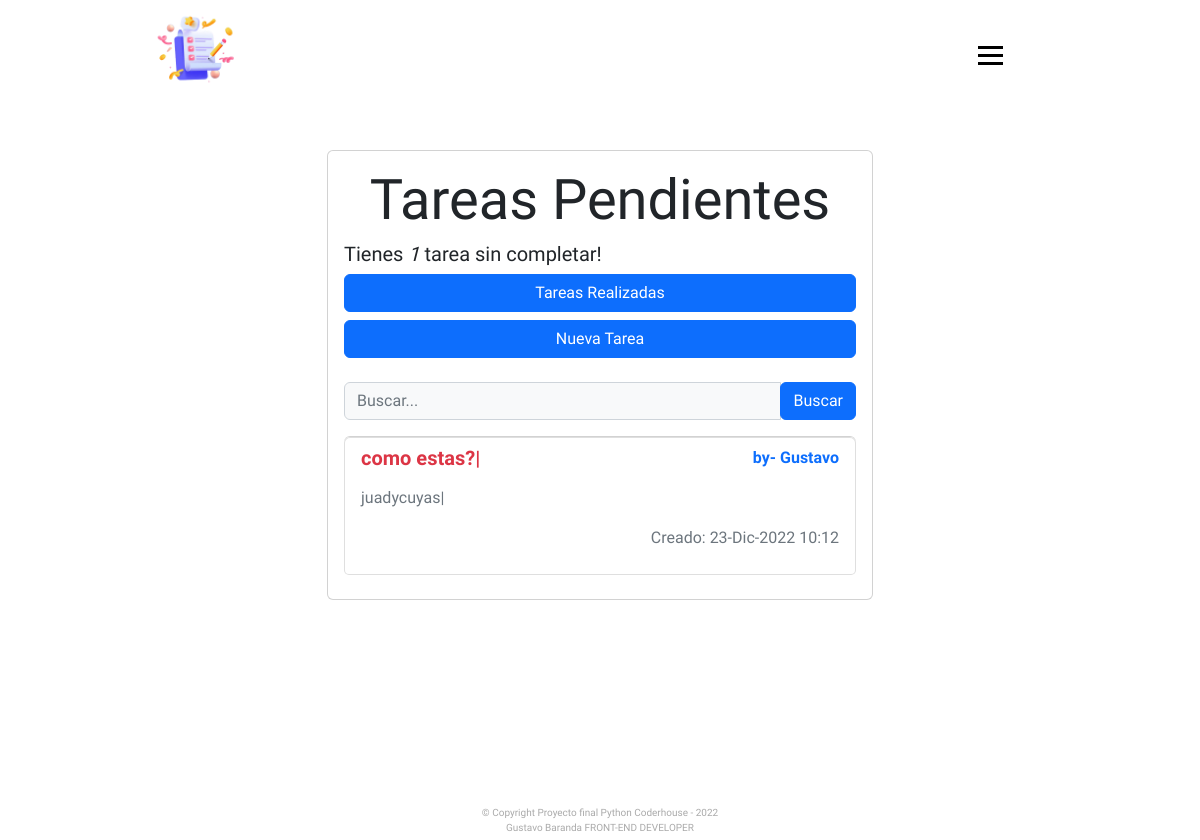
/tasks/ (signed in), run on an earlier commit of the app's database.
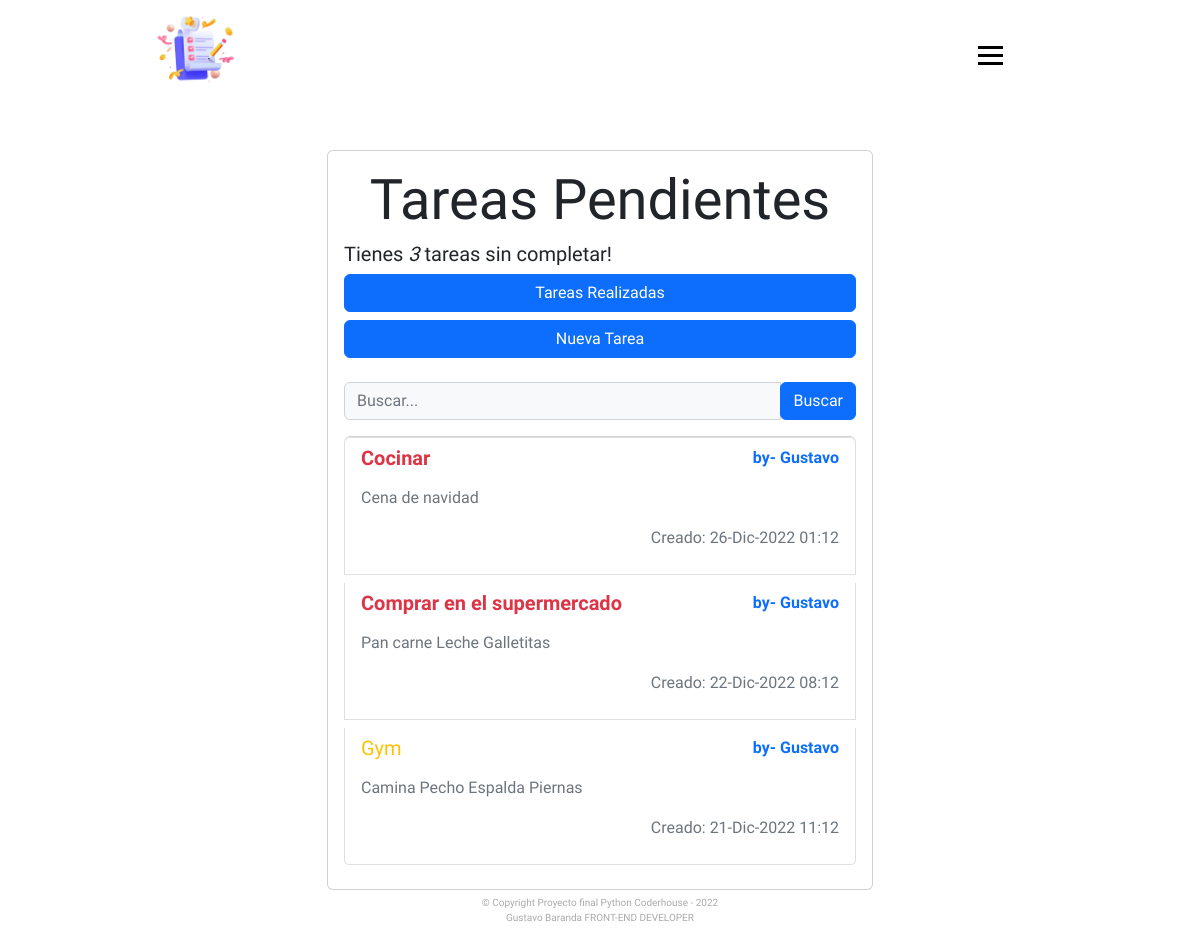
And on a later commit of the database.
### App/models.py (models this page shows, shortened)
class Tasks(models.Model):
    title = models.CharField( max_length = 100 )
    description = models.TextField( blank = True )
    created = models.DateTimeField( auto_now_add = True )
    datecompleted = models.DateTimeField( null = True, blank = True )
    important = models.BooleanField( default = True )
    user = models.ForeignKey( User, on_delete = models.CASCADE )

### App/views.py (the view)
# urls.py: path('tasks/', tasks, name='tasks'),
@login_required
def tasks(request):
    search_input = request.POST.get('buscar')
    tasks = Tasks.objects.filter( user = request.user,
    datecompleted__isnull = True,  ).order_by('-created')
    tasks_completed = Tasks.objects.filter( user = request.user,
    datecompleted__isnull = True )
    print(search_input)
    if search_input:
        tasks = Tasks.objects.filter( user = request.user,
        datecompleted__isnull = True, title__startswith = search_input ).order_by('-created')
    return render(request, 'App/tasks.html', {
        'tasks' : tasks,
        'tasks_completed' : tasks_completed,
        'count' : tasks.filter( datecompleted__isnull = True ).count(),
        'search_input' : search_input
    })

### App/templates/App/tasks.html (shortened to what this page needs)
{% extends 'App/base.html' %}
{% block content %}
<main class="container main">
  <div class="row">
    <div class="col-md-6 offset-md-3">
      <div class="card card-body">
        {% if count == 0 and tasks_completed %}
          <h1 class="text-center display-4">Tareas Pendientes</h1>
          <h5>Aun no tienes tareas registradas, puedes registrar una en Nueva Tarea!</h5>
          <a class="btn btn-primary mb-2" href="{% url 'tasks_completed' %}">Tareas Realizadas</a>
          <a class="btn btn-primary mb-2" href="{% url 'create_tasks' %}">Nueva Tarea</a>
        {% elif tasks_completed %}
          <h1 class="text-center display-4">Tareas Pendientes</h1>
          <h5>Tienes <i>{{count}}</i> tarea{{ count|pluralize:"s" }} sin completar!</h5>
          <a class="btn btn-primary mb-2" href="{% url 'tasks_completed' %}">Tareas Realizadas</a>
          <a class="btn btn-primary mb-2" href="{% url 'create_tasks' %}">Nueva Tarea</a>
        {% elif count == 0 and not tasks_completed %}
          <h1 class="text-center display-4">Tareas Realizadas</h1>
          <h5>Aun no tienes tareas Realizadas!</h5>
          <a class="btn btn-primary mb-2" href="{% url 'tasks' %}">Tareas Pendientes</a>
          <a class="btn btn-primary mb-2" href="{% url 'create_tasks' %}">Nueva Tarea</a>
        {% else %}
          <h1 class="text-center display-4">Tareas Realizadas</h1>
          <h5>Tienes <i>{{count}}</i> tarea{{ count|pluralize:"s" }} completadas!</h5>
          <a class="btn btn-primary mb-2" href="{% url 'tasks' %}">Tareas Pendientes</a>
          <a class="btn btn-primary mb-2" href="{% url 'create_tasks' %}">Nueva Tarea</a>
        {% endif %}
        <form  class="d-sm-inline-block form-inline mr-auto ml-md-3 my-2 my-md-0 mw-100 navbar-search pt-3 pb-3" method="POST">
          <div class="input-group">
              <input type="text" class="form-control bg-light border-1 small" placeholder="Buscar..." name="buscar" value="{{ request.POST.buscar }}">
              <div class="input-group-append">
                  <button class="btn btn-primary" type="submit"> Buscar</button>
              </div>
          </div>
        </form>
        <ul class="list-group">
          {% for task in tasks %}
          <a class="list-group-item mb-2" href="{% url 'tasks_detail' task.id %}">
            <header class="d-flex justify-content-between">
              {% if task.important %}
              <h5 class="fw-bold text-danger">{{task.title}}</h5>
              {% else %}
              <h5 class="text-warning">{{task.title}}</h5>
              {% endif %}
              <p class="text-primary fw-bold">by- {{task.user.username}}</p>
            </header>
            <p class="text-secondary">{{task.description}}</p>
            <p class="text-end fs-6 text-muted">Creado: {{task.created | date:'j-M-Y h:m'}}</p>
          </a>
          {% endfor %}
        </ul>
      </div>
    </div>
  </div>
</main>
{% endblock %}

### App/templates/App/base.html (shortened to what this page needs)
{% load static %}
<!DOCTYPE html>
<html lang="es">
<head>
    <link href="https://cdn.jsdelivr.net/npm/bootstrap@5.2.3/dist/css/bootstrap.min.css" rel="stylesheet"
>
    <link href="{% static 'css/style.css' %}" rel="stylesheet">
</head>
<body>
    <header>
        <nav class="navBar">
            <a href="/" class="navBranding">
                <img src="{% static 'assets/to-do-App-logo.ico' %}" href="/" alt="logo" class="logo">
            </a>
            <div class="hamburger">
                <span class="bar"></span>
                <span class="bar"></span>
                <span class="bar"></span>
            </div>
        </nav>
    </header>
    {% block content %}
    {% endblock %}
    <div>
        <a href="mailto:baranda.gustavo@gmail.com" target="_blank">
            <p class="copyright">
                &copy; Copyright Proyecto final Python Coderhouse - 2022<br>Gustavo Baranda FRONT-END DEVELOPER
            </p>
        </a>
    </div>
</body>
</html>

### App/static/css/style.css (style rules this page uses)
* { padding: 0; margin: 0; text-decoration: none !important; box-sizing: border-box; font-family: Heebo; scroll-behavior: smooth; }
body { width: 100%; min-height: 100vh; }
.navBar { min-height: 90px; background-color: #fff; position: fixed; display: flex; justify-content: space-between; align-items: center; padding: 5px 10%; width: 100vw; z-index: 100; }
.navBranding { display: inline-block; padding: 0; }
.logo { height: 100px; cursor: pointer; }
.hamburger { display: none; cursor: pointer; padding: 0 8%; }
.bar { display: block; width: 25px; height: 3px; margin: 5px auto; -webkit-transition: all 0.3s ease-in-out; transition: all 0.3s ease-in-out; background-color: #000; }
.main { padding-top: 150px; min-height: 100vh; }
.copyright { margin: 5px; text-align: center; font-size: 10px; color: #aaa; text-align: center; }
@media (max-width: 1300px) { .hamburger { display: block; } }

What changed in the data, as far as the page shows it:
removed Tasks: title "como estas?|", user.username "Gustavo", description "juadycuyas|", created "23-Dic-2022 10:12"
added Tasks: title "Cocinar", user.username "Gustavo", description "Cena de navidad", created "26-Dic-2022 01:12"
now on this page (row edited): Tasks: title "Comprar en el supermercado", user.username "Gustavo", description "Pan carne Leche Galletitas", created "22-Dic-2022 08:12"
now on this page (row edited): Tasks: title "Gym", user.username "Gustavo", description "Camina Pecho Espalda Piernas", created "21-Dic-2022 11:12"
Also different on the page:
{{ count }}: "1" → "3"
